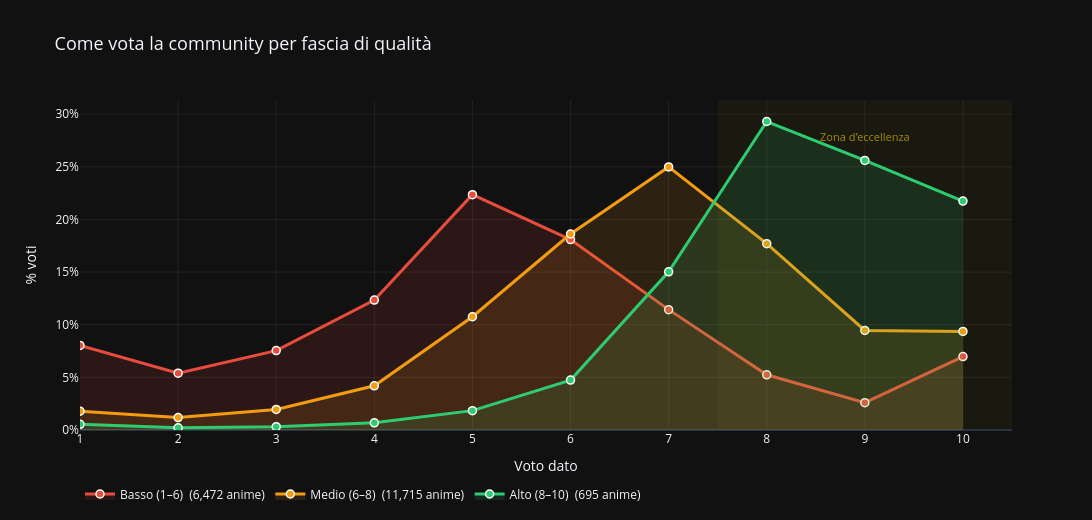

Notebook cell for this chart:
### Markdown cell above
Dare un voto è un atto semplice, ma nasconde molto. Dietro ogni numero c'è una percezione, un'aspettativa soddisfatta o tradita. Il grafico mostra come cambiano i pattern di voto al variare della qualità dell'anime: tre fasce, tre comportamenti completamente diversi.

### Code cell
details = df_details.copy()
score_cols = df_stats.filter(regex=r"^score_\d+_votes$").columns.tolist()

# merge details con stats e rimuove righe senza score
loved = (details.merge(df_stats[["mal_id"] + score_cols], on="mal_id").dropna(subset=["score"] + score_cols))

# divide gli anime in 3 fasce di qualità
loved["score_band"] = pd.cut(loved["score"],bins=[1, 6, 8, 10],labels=["Basso (1–6)", "Medio (6–8)", "Alto (8–10)"])

# conta anime per fascia
band_counts = loved["score_band"].value_counts()

# normalizza i voti come percentuale per riga
loved_pct = loved[score_cols].div(loved[score_cols].sum(axis=1), axis=0) * 100
loved_pct["score_band"] = loved["score_band"].values

# media dei % per fascia
matrix = loved_pct.groupby("score_band")[score_cols].mean().reset_index()

# formato lungo per plotly
matrix_melted = matrix.melt(id_vars="score_band", var_name="voto", value_name="percentuale")
matrix_melted["voto"] = matrix_melted["voto"].str.split("_").str[1].astype(int)

palette = {
    "Basso (1–6)":  "#e74c3c",
    "Medio (6–8)":  "#f39c12",
    "Alto (8–10)":  "#2ecc71"
}

fig = go.Figure()

# una traccia per ogni fascia
for band, color in palette.items():
    df_band = matrix_melted[matrix_melted["score_band"] == band]
    n = band_counts.get(band, 0)

    fig.add_trace(go.Scatter(
        x=df_band["voto"],
        y=df_band["percentuale"],
        mode="lines+markers",
        name=f"{band}  ({n:,} anime)",
        line=dict(color=color, width=3),
        marker=dict(size=8, color=color, line=dict(color="white", width=1.5)),
        fill="tozeroy",
        fillcolor=color.replace("#", "rgba(").replace("e74c3c", "231,76,60,0.12)")
                       .replace("f39c12", "243,156,18,0.12)")
                       .replace("2ecc71", "46,204,113,0.12)"),
        hovertemplate="<b>%{fullData.name}</b><br>Voto: %{x}<br>% utenti: %{y:.1f}%<extra></extra>"
    ))

# evidenzia la zona voti alti
fig.add_vrect(x0=7.5, x1=10.5, fillcolor="gold", opacity=0.04, layer="below", line_width=0)
fig.add_annotation(x=9, y=matrix_melted["percentuale"].max() * 0.95,
                   text="Zona d'eccellenza", showarrow=False,
                   font=dict(color="gold", size=11), opacity=0.6)

fig.update_layout(
    title=dict(text="Come vota la community per fascia di qualità", font=dict(size=18)),
    xaxis=dict(tickvals=list(range(1, 11)), title="Voto dato", gridcolor="rgba(255,255,255,0.07)"),
    yaxis=dict(title="% voti", gridcolor="rgba(255,255,255,0.07)", ticksuffix="%"),
    height=520, width=1200,
    legend=dict(orientation="h", y=-0.15),
    hovermode="x unified",
    plot_bgcolor="rgba(0,0,0,0)",
)
fig.show()

### Figure 1 — Plotly figure (JSON) as saved in the notebook; plotly's stock layout.template omitted (floating-point values rounded to 4 significant figures)
{"data": [{"fill": "tozeroy", "fillcolor": "rgba(231,76,60,0.12)", "hovertemplate": "<b>%{fullData.name}</b><br>Voto: %{x}<br>% utenti: %{y:.1f}%<extra></extra>", "line": {"color": "#e74c3c", "width": 3}, "marker": {"color": "#e74c3c", "line": {"color": "white", "width": 1.5}, "size": 8}, "mode": "lines+markers", "name": "Basso (1–6)  (6,472 anime)", "x": [1, 2, 3, 4, 5, 6, 7, 8, 9, 10], "y": [8.032, 5.401, 7.539, 12.34, 22.35, 18.09, 11.43, 5.243, 2.59, 6.979], "type": "scatter"}, {"fill": "tozeroy", "fillcolor": "rgba(243,156,18,0.12)", "hovertemplate": "<b>%{fullData.name}</b><br>Voto: %{x}<br>% utenti: %{y:.1f}%<extra></extra>", "line": {"color": "#f39c12", "width": 3}, "marker": {"color": "#f39c12", "line": {"color": "white", "width": 1.5}, "size": 8}, "mode": "lines+markers", "name": "Medio (6–8)  (11,715 anime)", "x": [1, 2, 3, 4, 5, 6, 7, 8, 9, 10], "y": [1.792, 1.179, 1.953, 4.198, 10.76, 18.62, 24.99, 17.7, 9.46, 9.36], "type": "scatter"}, {"fill": "tozeroy", "fillcolor": "rgba(46,204,113,0.12)", "hovertemplate": "<b>%{fullData.name}</b><br>Voto: %{x}<br>% utenti: %{y:.1f}%<extra></extra>", "line": {"color": "#2ecc71", "width": 3}, "marker": {"color": "#2ecc71", "line": {"color": "white", "width": 1.5}, "size": 8}, "mode": "lines+markers", "name": "Alto (8–10)  (695 anime)", "x": [1, 2, 3, 4, 5, 6, 7, 8, 9, 10], "y": [0.5366, 0.21, 0.3162, 0.684, 1.839, 4.74, 15.03, 29.3, 25.6, 21.75], "type": "scatter"}], "layout": {"shapes": [{"fillcolor": "gold", "layer": "below", "line": {"width": 0}, "opacity": 0.04, "type": "rect", "x0": 7.5, "x1": 10.5, "xref": "x", "y0": 0, "y1": 1, "yref": "y domain"}], "annotations": [{"font": {"color": "gold", "size": 11}, "opacity": 0.6, "showarrow": false, "text": "Zona d'eccellenza", "x": 9, "y": 27.84}], "title": {"font": {"size": 18}, "text": "Come vota la community per fascia di qualità"}, "xaxis": {"tickvals": [1, 2, 3, 4, 5, 6, 7, 8, 9, 10], "title": {"text": "Voto dato"}, "gridcolor": "rgba(255,255,255,0.07)"}, "yaxis": {"title": {"text": "% voti"}, "gridcolor": "rgba(255,255,255,0.07)", "ticksuffix": "%"}, "legend": {"orientation": "h", "y": -0.15}, "height": 520, "width": 1200, "hovermode": "x unified", "plot_bgcolor": "rgba(0,0,0,0)"}}
